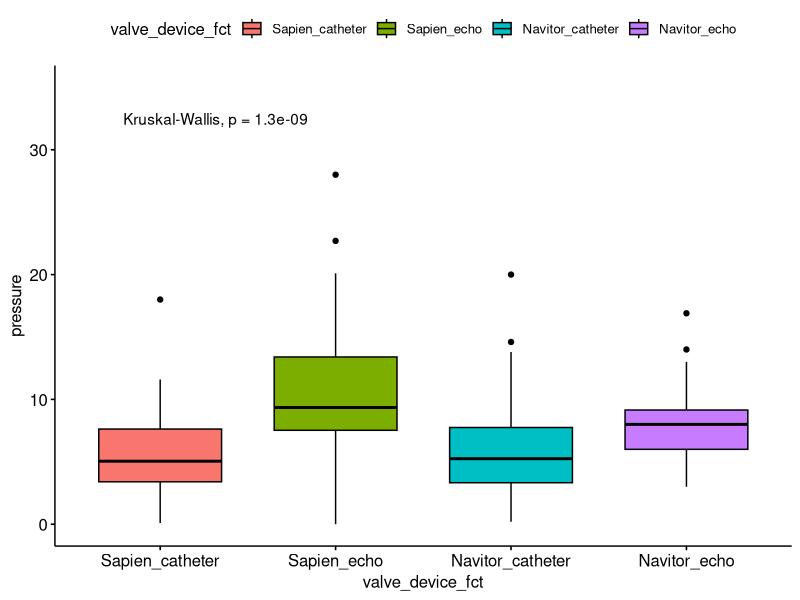

Reproduce this figure in R.
library(tidyverse)
library(readxl)
library(here)
library(ggplot2)
library(lme4)
library(parameters)

dat <- readxl::read_xlsx(path = here::here("pressure_data.xlsx"))


prepped_dat <- dat %>% 
  dplyr::mutate(valve = if_else(`ValveType 1;N 0;S` == 0, "Sapien", "Navitor"), 
                catheter = if_else(catheter == 55555, NA_real_, catheter), 
                diff = catheter - THVmeanPG_Post, 
                echo = THVmeanPG_Post) %>% 
  tidyr::drop_na()

long_dat <- tidyr::pivot_longer(prepped_dat, 
                      cols = c(catheter, echo), 
                      names_to = "measure_device", 
                      values_to = "pressure") %>% 
  dplyr::mutate(valve_device = paste0(valve, "_", measure_device), 
                valve_device_fct = forcats::fct_relevel(valve_device, 
                                                        c("Sapien_catheter", "Sapien_echo", "Navitor_catheter", "Navitor_echo")))


# LMM model ---------------------------------------------------------------

fit <- lmer(pressure ~ valve + measure_device + valve*measure_device + (1|PatientIdOld), data = long_dat)

valve_pval <- as.data.frame(parameters::model_parameters(fit)) |> 
  base::subset(subset = Parameter == "valveSapien", select = "p") |> 
  as.numeric()

# make figure -------------------------------------------------------------



fig <- ggpubr::ggboxplot(long_dat, x = "valve_device_fct", 
                  y = "pressure", fill = "valve_device_fct") + 
  scale_y_continuous(limits = c(0, 35)) +
  ggpubr::stat_compare_means(label.y = 32)



# fig2 <- ggpubr::ggboxplot(long_dat, x = "measure_device", 
#                          y = "pressure", 
#                          fill = "measure_device", facet.by = "valve") + 
#   scale_y_continuous(limits = c(0, 35)) +
#   ggpubr::stat_compare_means(label.y = 32)
# 
# ggpubr::ggpaired(long_dat, x = "measure_device", 
#                   y = "pressure", 
#                   fill = "measure_device", facet.by = "valve") + 
#   scale_y_continuous(limits = c(0, 35)) +
#   ggpubr::stat_compare_means(label.y = 32)
